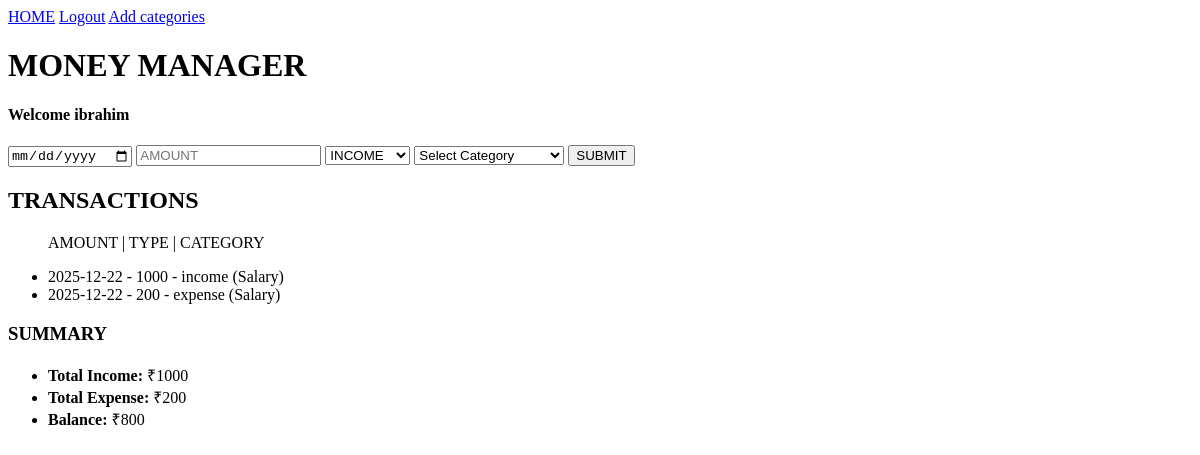
Page / (signed in) on the earlier database version.
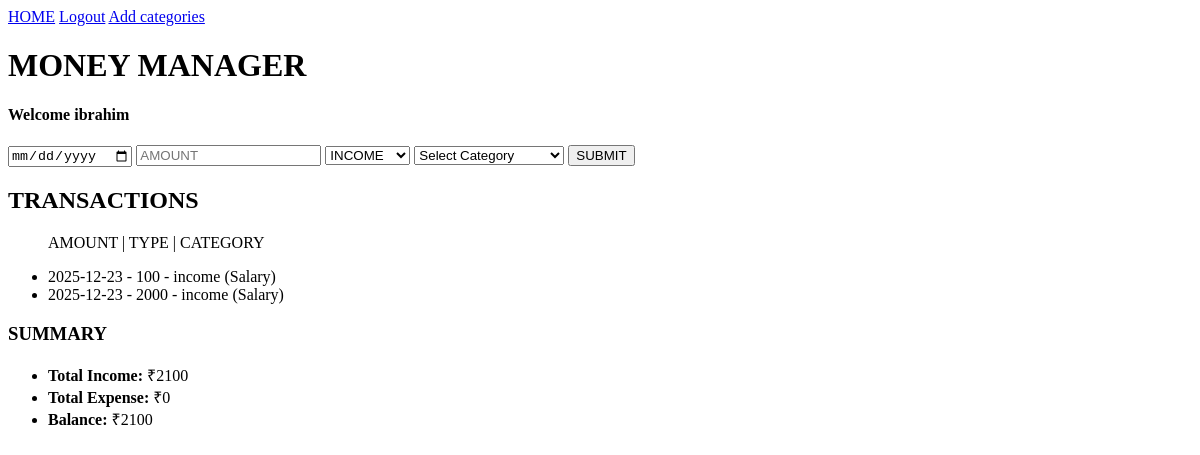
Same page on the later database version.
### tables this page shows
CREATE TABLE users
                    (
                        id INTEGER PRIMARY KEY AUTOINCREMENT,
                        username TEXT UNIQUE NOT NULL,
                        password TEXT NOT NULL,
                        created_at TIMESTAMP DEFAULT CURRENT_TIMESTAMP
                    );

CREATE TABLE transactions
                    (
                        id INTEGER PRIMARY KEY AUTOINCREMENT,
                        user_id INTEGER NOT NULL,
                        amount INTEGER,
                        type TEXT,
                        category_id INTEGER NOT NULL,
                        date TEXT NOT NULL,
                        FOREIGN KEY (user_id) REFERENCES users(id),
                        FOREIGN KEY (category_id) REFERENCES categories(id)
                    );

CREATE TABLE categories
                    (
                        id INTEGER PRIMARY KEY AUTOINCREMENT,
                        name TEXT NOT NULL,
                        user_id INTEGER NOT NULL,
                        FOREIGN KEY (user_id) REFERENCES users(id)
                    );

### app.py (the view, shortened to what this page needs)
@app.route("/",methods=["GET","POST"])
def home():
    if "user_id" not in session:
        return redirect(url_for("login"))
    conn=get_db()
    transactions = conn.execute("""
                                    SELECT
                                        transactions.id,
                                        transactions.amount,
                                        transactions.type,
                                        transactions.date,
                                        categories.name AS category
                                    FROM transactions
                                    JOIN categories ON transactions.category_id = categories.id
                                    WHERE transactions.user_id = ?
                                    ORDER BY transactions.date DESC
                                """, (session["user_id"],)).fetchall()
    categories=conn.execute("SELECT * FROM categories WHERE user_id=?",(session["user_id"],)).fetchall()
    user=conn.execute("SELECT username FROM users WHERE id=?",(session["user_id"],)).fetchone()
    if not user:
        conn.close()
        session.pop("user_id", None)
        return redirect(url_for("login"))
    income_row = conn.execute(
                                """
                                SELECT SUM(amount) AS total_income
                                FROM transactions
                                WHERE user_id = ? AND type = 'income'
                                """,
                                (session["user_id"],)
                            ).fetchone()
    total_income=income_row["total_income"] or 0
    expense_row = conn.execute(
                                """
                                SELECT SUM(amount) AS total_expense
                                FROM transactions
                                WHERE user_id = ? AND type = 'expense'
                                """,
                                (session["user_id"],)
                            ).fetchone()
    total_expense=expense_row["total_expense"] or 0
    balance=total_income-total_expense
    conn.close()
    return render_template("index.html",transactions=transactions,categories=categories,username=user["username"],income=total_income,expense=total_expense,bal=balance)

### app.py (called while the page is built)
def get_db():
    conn=sqlite3.connect("money_manager.db")
    conn.row_factory = sqlite3.Row
    conn.execute("PRAGMA foreign_keys = ON")
    return conn

### templates/index.html (shortened to what this page needs)
<!DOCTYPE html>
{% extends "base.html" %}
    {% block content %}
    <h1>MONEY MANAGER</h1>
    <h4>Welcome {{username}}</h4>
    <form method="POST">
        <input type="date" name="date">
        <input type="number" name="amount" placeholder="AMOUNT">
        <select name="transaction-type" required>
            <option value="income">INCOME</option>
        </select>
        <select name="category_id" required onchange="if (this.value==='add') window.location.href='{{ url_for('categories')}}'">
            <option value="">Select Category</option>
        </select>
        <button type="submit">SUBMIT</button>
    </form>
    <h2>TRANSACTIONS</h2>
    <ul>
        {%if transactions %}
        <p>AMOUNT   |   TYPE    |   CATEGORY</p>
        {% for t in transactions %}
            <li>
                {{ t["date"] }} - {{ t["amount"] }} - {{ t["type"] }} ({{ t["category"] }})
            </li>
        {% endfor %}
        {% else %}
            <li>No transactions yet</li>
        {% endif %}
    </ul>
    <h3>SUMMARY</h3>
    <ul>
        <li><strong>Total Income:</strong> ₹{{ income }}</li>
        <li><strong>Total Expense:</strong> ₹{{ expense }}</li>
        <li><strong>Balance:</strong> ₹{{ bal }}</li>
    </ul>
    {% endblock %}

### templates/base.html (shortened to what this page needs)
<!DOCTYPE html>
<html lang="en">
<head>
</head>
<body>
    <nav>
        <a href="{{url_for('home')}}">HOME</a>
        {% if session.get('user_id') %}
            <a href="{{ url_for('logout') }}">Logout</a>
            <a href="{{ url_for('categories')}}">Add categories</a>
        {% else %}
            <a href="{{ url_for('login') }}">Login</a> |
            <a href="{{ url_for('register') }}">Register</a>
        {% endif %}
    </nav>
    {% block content %}
    {% endblock %}
</body>
</html>

Differences in the rows shown:
changed transactions (number 1 of 2 on the later page): date "2025-12-22" → "2025-12-23"; amount "1000" → "100"
changed transactions (number 2 of 2 on the later page): date "2025-12-22" → "2025-12-23"; amount "200" → "2000"; type "expense" → "income"
Other differences:
{{ income }}: "1000" → "2100"
{{ expense }}: "200" → "0"
{{ bal }}: "800" → "2100"
